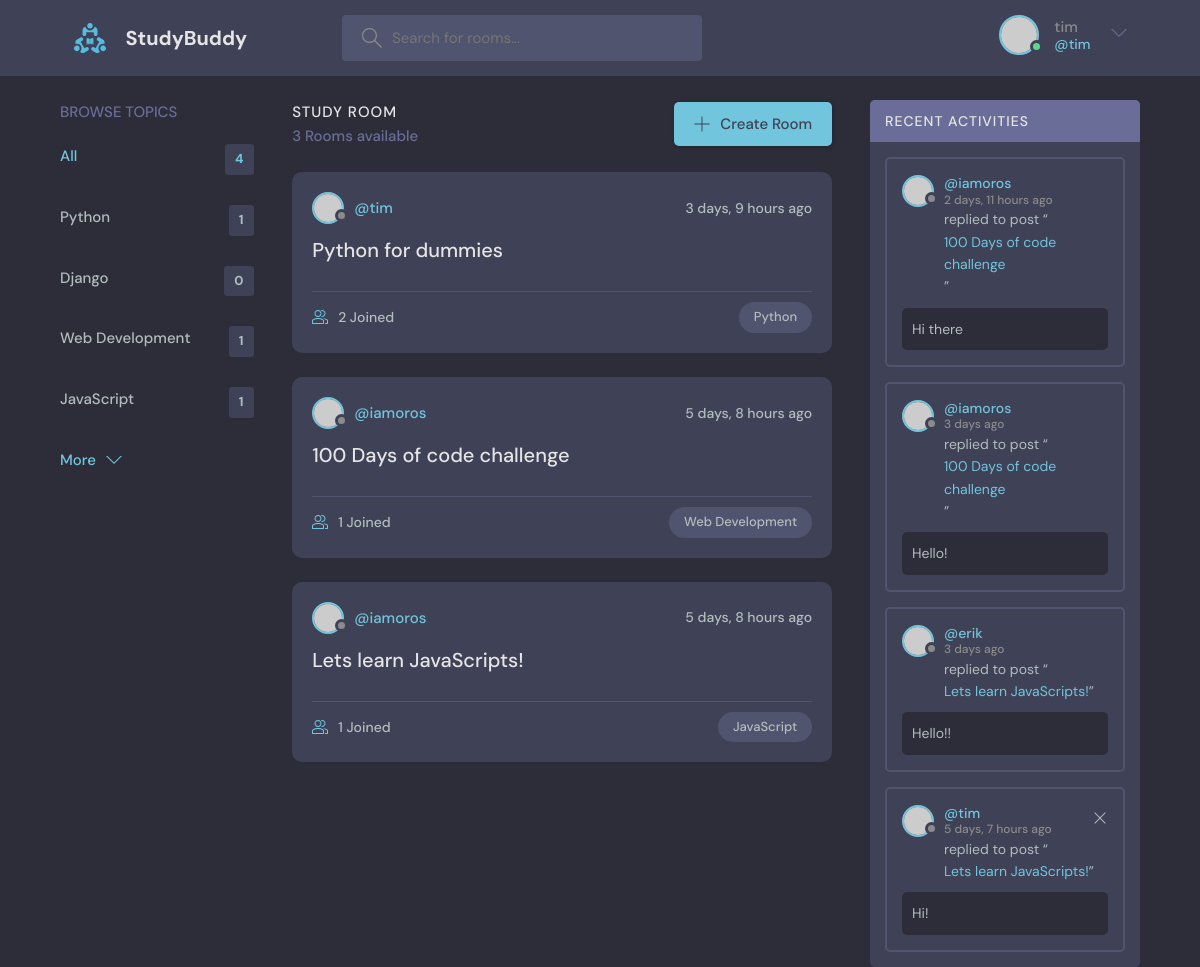
Screenshot of / (signed in) with the database file from the repository.
### base/models.py (models this page shows, shortened)
class Topic(models.Model):
	name = models.CharField(max_length=200)

class Room(models.Model):
	host = models.ForeignKey(User, on_delete=models.SET_NULL, null=True)
	topic = models.ForeignKey(Topic, on_delete=models.SET_NULL, null=True)
	name = models.CharField(max_length=200)
	description = models.TextField(null=True, blank=True)
	participants = models.ManyToManyField(User, related_name='participants', blank=True)
	updated = models.DateTimeField(auto_now=True)
	created = models.DateTimeField(auto_now_add=True)
	class Meta:
		ordering = ['-updated', '-created']
	def __str__(self):
		return self.name

class Message(models.Model):
	user = models.ForeignKey(User, on_delete=models.CASCADE)
	room = models.ForeignKey(Room, on_delete=models.CASCADE)
	body = models.TextField()
	updated = models.DateTimeField(auto_now=True)
	created = models.DateTimeField(auto_now_add=True)
	class Meta:
		ordering = ['-updated', '-created']

### base/views.py (the view)
# urls.py: path('', views.home, name="home"),
def home(request):
	q = request.GET.get('q') if request.GET.get('q') != None else ''
	rooms = Room.objects.filter(
		Q(topic__name__icontains=q) |
		Q(name__icontains=q) |
		Q(description__icontains=q)
		)
	topics = Topic.objects.all()
	room_count = rooms.count()
	room_messages = Message.objects.filter(Q(room__topic__name__icontains=q))
	context = {
		'rooms': rooms,
		'topics': topics,
		'room_count': room_count,
		'room_messages': room_messages
	}
	return render(request, 'base/home.html', context)

### base/templates/base/home.html (shortened to what this page needs)
	{% extends 'main.html' %}
	{% block content %}
	<main class="layout layout--3">
	  <div class="container">
		{% include 'base/topics_component.html' %}
		<div class="roomList">
		  <div class="roomList__header">
			<div>
			  <h2>Study Room</h2>
			  <p>{{room_count}} Rooms available</p>
			</div>
			<a class="btn btn--main" href="create-room.html">
			  <svg version="1.1" xmlns="http://www.w3.org/2000/svg" width="32" height="32" viewBox="0 0 32 32">
				<title>add</title>
				<path
				  d="M16.943 0.943h-1.885v14.115h-14.115v1.885h14.115v14.115h1.885v-14.115h14.115v-1.885h-14.115v-14.115z"
				></path>
			  </svg>
			  Create Room
			</a>
		  </div>
		  {% include 'base/feed_component.html' %}
		</div>
		{% include 'base/activity_component.html' %}
	  </div>
	</main>
	{% endblock content %}

### templates/navbar.html (shortened to what this page needs)
{% load static %}
<header class="header header--loggedIn">
	<div class="container">
	  <a href="{% url 'home' %}" class="header__logo">
		<img src="{% static 'images/logo.svg' %}" />
		<h1>StudyBuddy</h1>
	  </a>
	  <form class="header__search" method="GET" action="{% url 'home' %}">
		<label>
		  <input name="q" placeholder="Search for rooms..." />
		</label>
	  </form>
	  <nav class="header__menu">
		{% if request.user.is_authenticated %}
		<div class="header__user">
		  <a href="{% url 'user-profile' request.user.id %}">
			<div class="avatar avatar--medium active">
			  <img src="https://randomuser.me/api/portraits/men/37.jpg" />
			</div>
			<p>{{request.user.username}}<span>@{{request.user.username}}</span></p>
		  </a>
		  <button class="dropdown-button">
			<svg
			  version="1.1"
			  xmlns="http://www.w3.org/2000/svg"
			  width="32"
			  height="32"
			  viewBox="0 0 32 32"
			>
			  <title>chevron-down</title>
			  <path d="M16 21l-13-13h-3l16 16 16-16h-3l-13 13z"></path>
			</svg>
		  </button>
		</div>
		{% else %}
		<a href="{% url 'login' %}">
		  <img src="{% static 'images/avatar.svg' %}" />
		  <p>Login</p>
		</a>
		{% endif %}
	  </nav>
	</div>
  </header>

### base/templates/base/topics_component.html
<div class="topics">
	<div class="topics__header">
	  <h2>Browse Topics</h2>
	</div>
	<ul class="topics__list">
	  <li>
		<a href="{% url 'home' %}" class="active">All <span>{{topics.count}}</span></a>
	  </li>
	  {% for topic in topics %}
	  <li>
		<a href="{% url 'home' %}?q={{topic.name}}">{{topic.name}} <span>{{topic.room_set.all.count}}</span></a>
	  </li>
		{% endfor %}
	</ul>
	<a class="btn btn--link" href="topics.html">
	  More
	  <svg version="1.1" xmlns="http://www.w3.org/2000/svg" width="32" height="32" viewBox="0 0 32 32">
		<title>chevron-down</title>
		<path d="M16 21l-13-13h-3l16 16 16-16h-3l-13 13z"></path>
	  </svg>
	</a>
  </div>

### base/templates/base/feed_component.html (shortened to what this page needs)
{% for room in rooms %}
<div class="roomListRoom">
	<div class="roomListRoom__header">
	  <a href="{% url 'user-profile' room.host.id %}" class="roomListRoom__author">
		<div class="avatar avatar--small">
		  <img src="https://randomuser.me/api/portraits/women/11.jpg" />
		</div>
		<span>@{{room.host.username}}</span>
	  </a>
	  <div class="roomListRoom__actions">
		<span>{{room.created|timesince}} ago</span>
	  </div>
	</div>
	<div class="roomListRoom__content">
	  <a href="{% url 'room' room.id %}">{{room.name}}</a>
	</div>
	<div class="roomListRoom__meta">
	  <a href="{% url 'room' room.id %}" class="roomListRoom__joined">
		{{room.participants.all.count}} Joined
	  </a>
	  <p class="roomListRoom__topic">{{room.topic.name}}</p>
	</div>
  </div>
{% endfor %}

### base/templates/base/activity_component.html
<div class="activities">
	<div class="activities__header">
	  <h2>Recent Activities</h2>
	</div>
	{% for message in room_messages %}
	<div class="activities__box">
	  <div class="activities__boxHeader roomListRoom__header">
		<a href="{% url 'user-profile' message.user.id %}" class="roomListRoom__author">
		  <div class="avatar avatar--small">
			<img src="https://randomuser.me/api/portraits/women/11.jpg" />
		  </div>
		  <p>
			@{{message.user}}
			<span>{{message.created|timesince}} ago</span>
		  </p>
		</a>
		{% if request.user == message.user %}
		<div class="roomListRoom__actions">
		  <a href="{% url 'delete-message' message.id %}">
			<svg version="1.1" xmlns="http://www.w3.org/2000/svg" width="32" height="32" viewBox="0 0 32 32">
			  <title>remove</title>
			  <path
				d="M27.314 6.019l-1.333-1.333-9.98 9.981-9.981-9.981-1.333 1.333 9.981 9.981-9.981 9.98 1.333 1.333 9.981-9.98 9.98 9.98 1.333-1.333-9.98-9.98 9.98-9.981z"
			  ></path>
			</svg>
		  </a>
		</div>
		{% endif %}
	  </div>
	  <div class="activities__boxContent">
		<p>replied to post “<a href="{% url 'room' message.room.id %}">{{message.room}}</a>”</p>
		<div class="activities__boxRoomContent">
			{{message.body}}
		</div>
	  </div>
	</div>
	{% endfor %}
  </div>

### rows the page displays
Topic: name "Python", room_set.all.count "1"
Topic: name "Django", room_set.all.count "0"
Topic: name "Web Development", room_set.all.count "1"
Topic: name "JavaScript", room_set.all.count "1"
Room: host.username "tim", created "3 days, 9 hours", name "Python for dummies", participants.all.count "2", topic.name "Python"
Room: host.username "iamoros", created "5 days, 8 hours", name "100 Days of code challenge", participants.all.count "1", topic.name "Web Development"
Room: host.username "iamoros", created "5 days, 8 hours", name "Lets learn JavaScripts!", participants.all.count "1", topic.name "JavaScript"
Message: user "iamoros", created "2 days, 11 hours", room "100 Days of code challenge", body "Hi there"
Message: user "iamoros", created "3 days", room "100 Days of code challenge", body "Hello!"
Message: user "erik", created "3 days", room "Lets learn JavaScripts!", body "Hello!!"
Message: user "tim", created "5 days, 7 hours", room "Lets learn JavaScripts!", body "Hi!"

### other values shown
{{ request.user.username }} "tim"
{{ topics.count }} "4"
{{ room_count }} "3"
